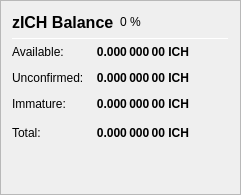
                   <widget class="QFrame" name="frame_ZerocoinBalances">
                    <property name="frameShape">
                     <enum>QFrame::StyledPanel</enum>
                    </property>
                    <property name="frameShadow">
                     <enum>QFrame::Raised</enum>
                    </property>
                    <layout class="QVBoxLayout" name="verticalLayout_7">
                     <item>
                      <layout class="QHBoxLayout" name="horizontalLayout_8" stretch="0">
                       <item>
                        <widget class="QLabel" name="label_5z_3">
                         <property name="minimumSize">
                          <size>
                           <width>0</width>
                           <height>20</height>
                          </size>
                         </property>
                         <property name="font">
                          <font>
                           <pointsize>12</pointsize>
                           <weight>75</weight>
                           <bold>true</bold>
                          </font>
                         </property>
                         <property name="text">
                          <string>zICH Balance</string>
                         </property>
                        </widget>
                       </item>
                       <item>
                        <widget class="QLabel" name="labelzICHPercent">
                         <property name="text">
                          <string notr="true">0 %</string>
                         </property>
                        </widget>
                       </item>
                       <item>
                        <spacer name="horizontalSpacer_11">
                         <property name="orientation">
                          <enum>Qt::Horizontal</enum>
                         </property>
                         <property name="sizeHint" stdset="0">
                          <size>
                           <width>40</width>
                           <height>20</height>
                          </size>
                         </property>
                        </spacer>
                       </item>
                      </layout>
                     </item>
                     <item>
                      <widget class="Line" name="line_ZerocoinBalance">
                       <property name="minimumSize">
                        <size>
                         <width>0</width>
                         <height>1</height>
                        </size>
                       </property>
                       <property name="maximumSize">
                        <size>
                         <width>16777215</width>
                         <height>1</height>
                        </size>
                       </property>
                       <property name="orientation">
                        <enum>Qt::Horizontal</enum>
                       </property>
                      </widget>
                     </item>
                     <item>
                      <layout class="QGridLayout" name="gridLayout_5">
                       <property name="spacing">
                        <number>12</number>
                       </property>
                       <item row="1" column="0">
                        <widget class="QLabel" name="labelzBalanceMatureText">
                         <property name="toolTip">
                          <string>Mature: more than 20 confirmation and more than 3 mints of the same denomination after it was minted.
These zICH are spendable.</string>
                         </property>
                         <property name="text">
                          <string>Available:</string>
                         </property>
                        </widget>
                       </item>
                       <item row="1" column="1">
                        <widget class="QLabel" name="labelzBalanceMature">
                         <property name="font">
                          <font>
                           <weight>75</weight>
                           <bold>true</bold>
                          </font>
                         </property>
                         <property name="toolTip">
                          <string>Mature: more than 20 confirmation and more than 3 mints of the same denomination after it was minted.
These zICH are spendable.</string>
                         </property>
                         <property name="text">
                          <string notr="true">0.000 000 00 ICH</string>
                         </property>
                         <property name="alignment">
                          <set>Qt::AlignRight|Qt::AlignTrailing|Qt::AlignVCenter</set>
                         </property>
                        </widget>
                       </item>
                       <item row="2" column="0">
                        <widget class="QLabel" name="labelzBalanceUnconfirmedText">
                         <property name="toolTip">
                          <string>Unconfirmed: less than 20 confirmations
Immature: confirmed, but less than 3 mints of the same denomination after it was minted</string>
                         </property>
                         <property name="text">
                          <string>Unconfirmed:</string>
                         </property>
                        </widget>
                       </item>
                       <item row="2" column="1">
                        <widget class="QLabel" name="labelzBalanceUnconfirmed">
                         <property name="font">
                          <font>
                           <weight>75</weight>
                           <bold>true</bold>
                          </font>
                         </property>
                         <property name="toolTip">
                          <string>Unconfirmed: less than 20 confirmations
Immature: confirmed, but less than 3 mints of the same denomination after it was minted</string>
                         </property>
                         <property name="text">
                          <string notr="true">0.000 000 00 ICH</string>
                         </property>
                         <property name="alignment">
                          <set>Qt::AlignRight|Qt::AlignTrailing|Qt::AlignVCenter</set>
                         </property>
                        </widget>
                       </item>
                       <item row="3" column="0">
                        <widget class="QLabel" name="labelzBalanceImmatureText">
                         <property name="toolTip">
                          <string>Unconfirmed: less than 20 confirmations
Immature: confirmed, but less than 3 mints of the same denomination after it was minted</string>
                         </property>
                         <property name="text">
                          <string>Immature:</string>
                         </property>
                        </widget>
                       </item>
                       <item row="3" column="1">
                        <widget class="QLabel" name="labelzBalanceImmature">
                         <property name="font">
                          <font>
                           <weight>75</weight>
                           <bold>true</bold>
                          </font>
                         </property>
                         <property name="toolTip">
                          <string>Unconfirmed: less than 20 confirmations
Immature: confirmed, but less than 3 mints of the same denomination after it was minted</string>
                         </property>
                         <property name="text">
                          <string notr="true">0.000 000 00 ICH</string>
                         </property>
                         <property name="alignment">
                          <set>Qt::AlignRight|Qt::AlignTrailing|Qt::AlignVCenter</set>
                         </property>
                        </widget>
                       </item>
                       <item row="4" column="0">
                        <widget class="QLabel" name="labelzBalanceText">
                         <property name="toolTip">
                          <string>Your current zICH balance, unconfirmed and immature zICH included.</string>
                         </property>
                         <property name="text">
                          <string>Total:</string>
                         </property>
                        </widget>
                       </item>
                       <item row="4" column="1">
                        <widget class="QLabel" name="labelzBalance">
                         <property name="font">
                          <font>
                           <weight>75</weight>
                           <bold>true</bold>
                          </font>
                         </property>
                         <property name="cursor">
                          <cursorShape>IBeamCursor</cursorShape>
                         </property>
                         <property name="toolTip">
                          <string>Your current zICH balance, unconfirmed and immature zICH included.</string>
                         </property>
                         <property name="text">
                          <string notr="true">0.000 000 00 ICH</string>
                         </property>
                         <property name="alignment">
                          <set>Qt::AlignRight|Qt::AlignTrailing|Qt::AlignVCenter</set>
                         </property>
                         <property name="textInteractionFlags">
                          <set>Qt::LinksAccessibleByMouse|Qt::TextSelectableByKeyboard|Qt::TextSelectableByMouse</set>
                         </property>
                        </widget>
                       </item>
                       <item row="4" column="2">
                        <spacer name="horizontalSpacer_4">
                         <property name="orientation">
                          <enum>Qt::Horizontal</enum>
                         </property>
                         <property name="sizeHint" stdset="0">
                          <size>
                           <width>40</width>
                           <height>20</height>
                          </size>
                         </property>
                        </spacer>
                       </item>
                      </layout>
                     </item>
                     <item>
                      <spacer name="verticalSpacer_4">
                       <property name="orientation">
                        <enum>Qt::Vertical</enum>
                       </property>
                       <property name="sizeHint" stdset="0">
                        <size>
                         <width>20</width>
                         <height>40</height>
                        </size>
                       </property>
                      </spacer>
                     </item>
                    </layout>
                   </widget>
